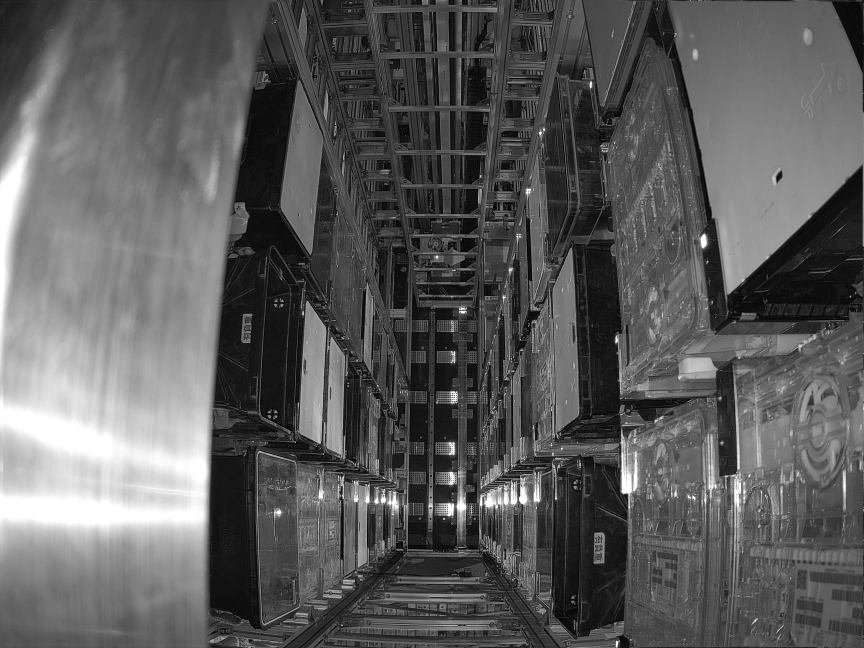
#> input picture 2.jpg, 2592 x 1944 px (shown at 1/3 size)
$ python test2.py
#> lines starting #> are read from the running program, lines starting #| are printed output that depends on the picture; after the words box and inside, x2 and y2 are one past the last pixel; in counts of white or black regions, pixels touching at a corner belong together
import cv2
import numpy as np
import math

def calculate_skew_angle(image_path):
    # 1. 讀取影像
#> called with image_path = '2.jpg'
    img = cv2.imread(image_path)
#> img is the input picture: shape (1944, 2592, 3); min 0, max 255, mean 91.9
    if img is None:
        print("無法讀取圖片")
        return

    # 備份一份用來畫圖
    output_img = img.copy()

    # 2. 前處理 (Preprocessing)
    gray = cv2.cvtColor(img, cv2.COLOR_BGR2GRAY)

    # [重要] 高斯模糊：金屬表面紋理多，模糊可以減少不必要的雜訊邊緣
    # kernel size (5, 5) 可以根據實際雜訊程度調整
    blurred = cv2.GaussianBlur(gray, (5, 5), 0)

    # 3. Canny 邊緣檢測
    # 這裡的閾值 (50, 150) 需要根據現場光線調整
    # 數字越小，偵測到的邊緣越多；數字越大，只留強烈邊緣
    edges = cv2.Canny(blurred, 50, 150, apertureSize=3)
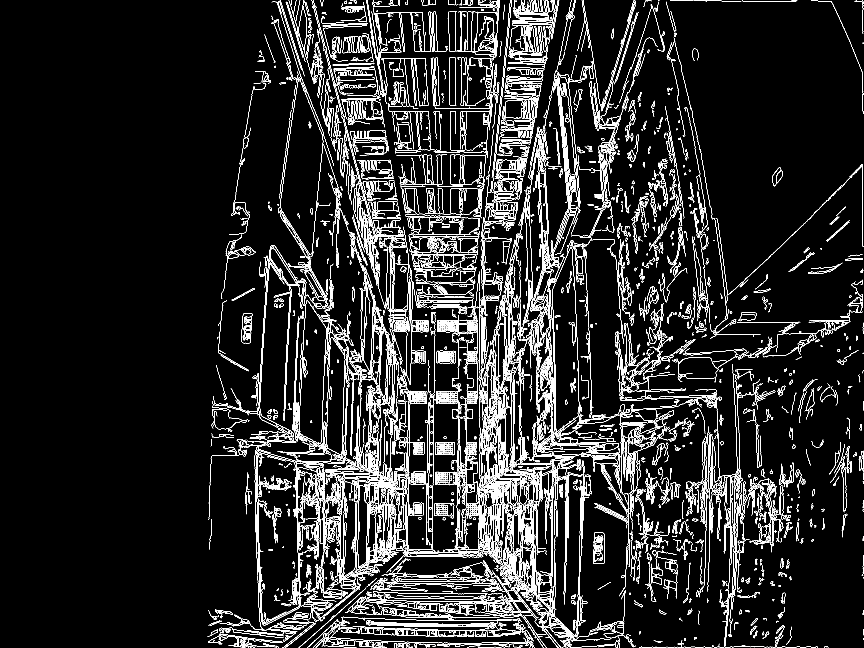
#> edges: shape (1944, 2592) (shown at 1/3 size); 6.5% white in thin lines or dots, all inside (x1, y1, x2, y2) = (623, 0, 2592, 1944)

    # [建議] 設定 ROI (感興趣區域)
    # 為了避免偵測到旁邊的直立貨架，我們只看畫面中間部分
    # 這裡假設 FOUP 大致在畫面中間，您可以根據實際情況調整座標
    height, width = edges.shape
    mask = np.zeros_like(edges)
    # 這裡簡單定義一個矩形 ROI：略過左右兩側各 15% 的區域，略過上下 10%
    roi_x1, roi_x2 = int(width * 0.15), int(width * 0.85)
    roi_y1, roi_y2 = int(height * 0.10), int(height * 0.90)
    mask[roi_y1:roi_y2, roi_x1:roi_x2] = 255

    # 將 ROI 應用到邊緣圖上
    masked_edges = cv2.bitwise_and(edges, mask)
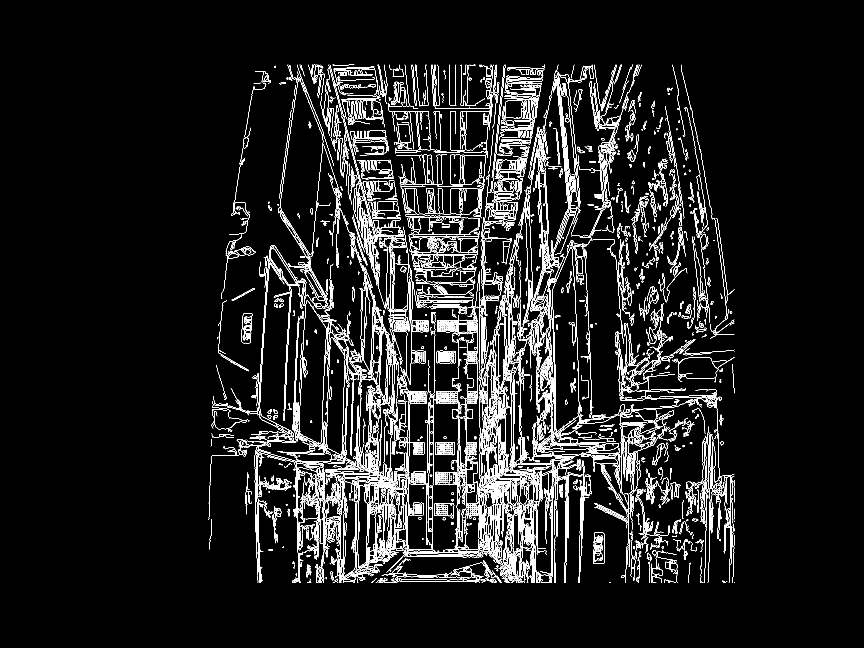
#> masked_edges: shape (1944, 2592) (shown at 1/3 size); 4.9% white in thin lines or dots, all inside (x1, y1, x2, y2) = (626, 194, 2203, 1749)

    # 4. 霍夫變換 (Probabilistic Hough Line Transform)
    # rho: 距離解析度 (1 pixel)
    # theta: 角度解析度 (1度 = np.pi/180)
    # threshold: 只有超過 100 個投票點的線才被認定
    # minLineLength: 線段最小長度 (太短的雜訊不要)
    # maxLineGap: 線段中間允許的斷裂長度
    lines = cv2.HoughLinesP(masked_edges, 1, np.pi / 180, threshold=100,
                            minLineLength=100, maxLineGap=20)
#> lines = 1375 rows, first 6: [1576, 624, 1586, 913], [1296, 854, 1299, 698], [1560, 1594, 1560, 1284], [1612, 1663, 1612, 1529], [1053, 604, 1191, 742], [977, 1359, 989, 1021]

    angles = []

    if lines is not None:
        for line in lines:
            x1, y1, x2, y2 = line[0]

            # 5. 計算角度
            # 使用 arctan2 計算斜率角度
            angle_rad = math.atan2(y2 - y1, x2 - x1)
            angle_deg = math.degrees(angle_rad)

            # 6. 角度過濾 (關鍵步驟)
            # 您的目標是水平放置的 FOUP，所以我們只關心接近 0 度或 180 度的線
            # 這裡設定過濾條件：只保留水平方向 +/- 10 度以內的線
            # 這樣可以濾掉垂直的貨架柱子
            if abs(angle_deg) < 10:
                angles.append(angle_deg)

                # 在圖上畫出這條線 (綠色) - 這是被採納的線
                cv2.line(output_img, (x1, y1), (x2, y2), (0, 255, 0), 2)
            else:
                # 畫出被過濾掉的線 (紅色) - 方便 Debug
                cv2.line(output_img, (x1, y1), (x2, y2), (0, 0, 255), 1)
#> this loop made 1375 passes
#> (x1, y1, x2, y2, angle_rad, angle_deg) on passes 1 to 3: (1576, 624, 1586, 913, 1.54, 88.02), (1296, 854, 1299, 698, -1.55, -88.9), (1560, 1594, 1560, 1284, -1.57, -90)
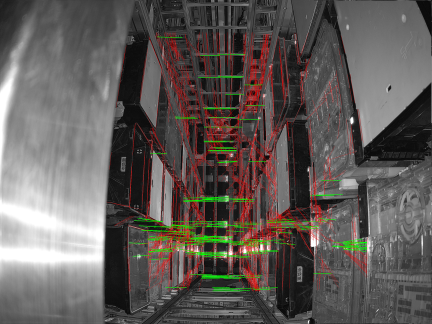
#> output_img: shape (1944, 2592, 3) (shown at 1/6 size); mean B, G, R 88.2, 91.3, 96.9
#> after the loop, angles = 143 values, max 9.96 at index 77, min -9.98 at index 24, mean 0.598

    # 7. 統計結果
    if angles:
        # 取平均值作為最終判定的歪斜角度
        avg_angle = np.mean(angles)
#> avg_angle = 0.598
        print(f"偵測到 {len(angles)} 條水平特徵線")
#| 偵測到 143 條水平特徵線
        print(f"平均歪斜角度: {avg_angle:.2f} 度")
#| 平均歪斜角度: 0.60 度

        # 顯示結果文字
        cv2.putText(output_img, f"Skew: {avg_angle:.2f} deg", (50, 100),
                    cv2.FONT_HERSHEY_SIMPLEX, 2, (0, 255, 0), 3)
    else:
        print("未偵測到足夠的水平線特徵")

    # 顯示圖片 (縮小一點以免螢幕放不下)
    display_img = cv2.resize(output_img, (0, 0), fx=0.5, fy=0.5)
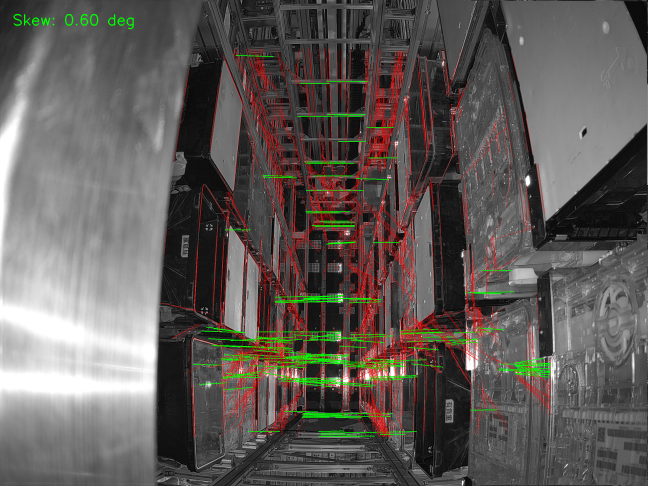
#> display_img: shape (972, 1296, 3) (shown at 1/2 size); mean B, G, R 88.2, 91.6, 97
    cv2.imshow("Result", display_img)
    cv2.imshow("Edges", cv2.resize(masked_edges, (0, 0), fx=0.5, fy=0.5))
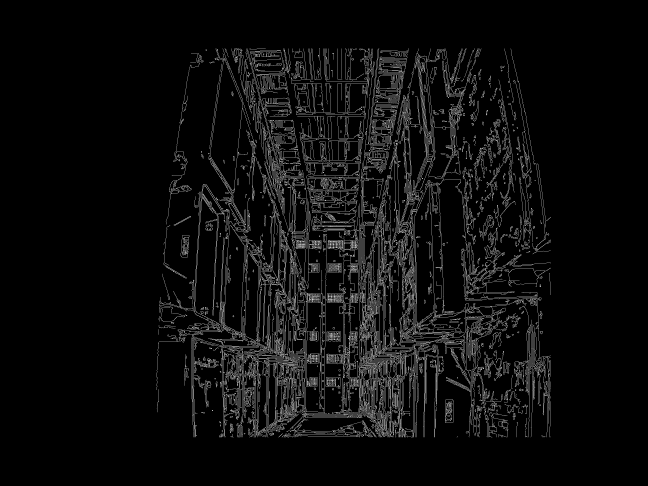
#> window 'Edges': shape (972, 1296) (shown at 1/2 size); min 0, max 255, mean 12.6
    cv2.waitKey(0)
    cv2.destroyAllWindows()

# 替換成您的檔名
calculate_skew_angle("2.jpg")

$ run again, with 1.jpg copied over 2.jpg
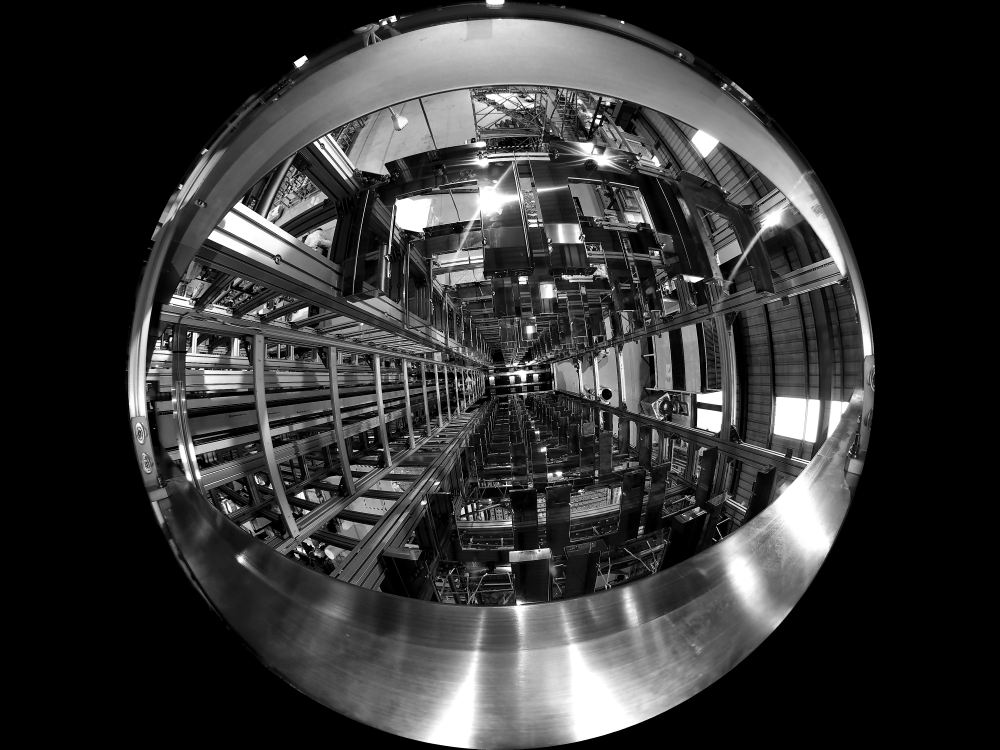
#> input picture 1.jpg, 4000 x 3000 px (shown at 1/4 size)
#> in calculate_skew_angle, img is the input picture: shape (3000, 4000, 3); min 0, max 255, mean 52.6
#> edges: shape (3000, 4000); 4.7% white in thin lines or dots, all inside (x1, y1, x2, y2) = (502, 0, 3500, 3000)
#> masked_edges: shape (3000, 4000); 4.5% white in thin lines or dots, all inside (x1, y1, x2, y2) = (600, 300, 3400, 2700)
#> the loop in calculate_skew_angle, `for line in lines:` made 3724 passes
#> (x1, y1, x2, y2, angle_rad, angle_deg) on passes 1 to 3: (1585, 1643, 1795, 1579, -0.296, -16.95), (880, 1063, 1929, 1465, 0.366, 20.97), (1892, 1455, 2058, 1512, 0.331, 18.95)
#> after the loop in calculate_skew_angle, `for line in lines:`:
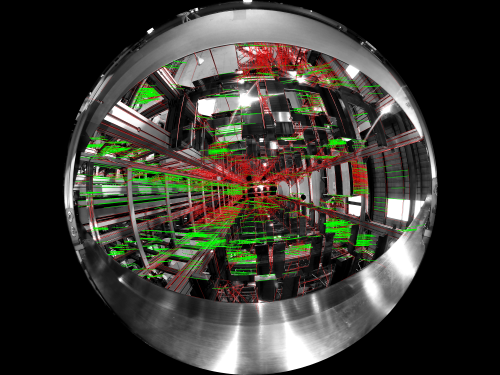
#> output_img: shape (3000, 4000, 3) (shown at 1/8 size); mean B, G, R 47.9, 54.4, 56.1
#> after the loop in calculate_skew_angle, `for line in lines:`: angles = 891 values, max 9.99 at index 414, min -9.99 at index 91, mean -1.37
#> avg_angle = -1.37
#| 偵測到 891 條水平特徵線
#| 平均歪斜角度: -1.37 度
#> in calculate_skew_angle, `cv2.imshow("Edges", cv2.resize(masked_edges, (0, 0), fx=0.5, fy=0.5))`:
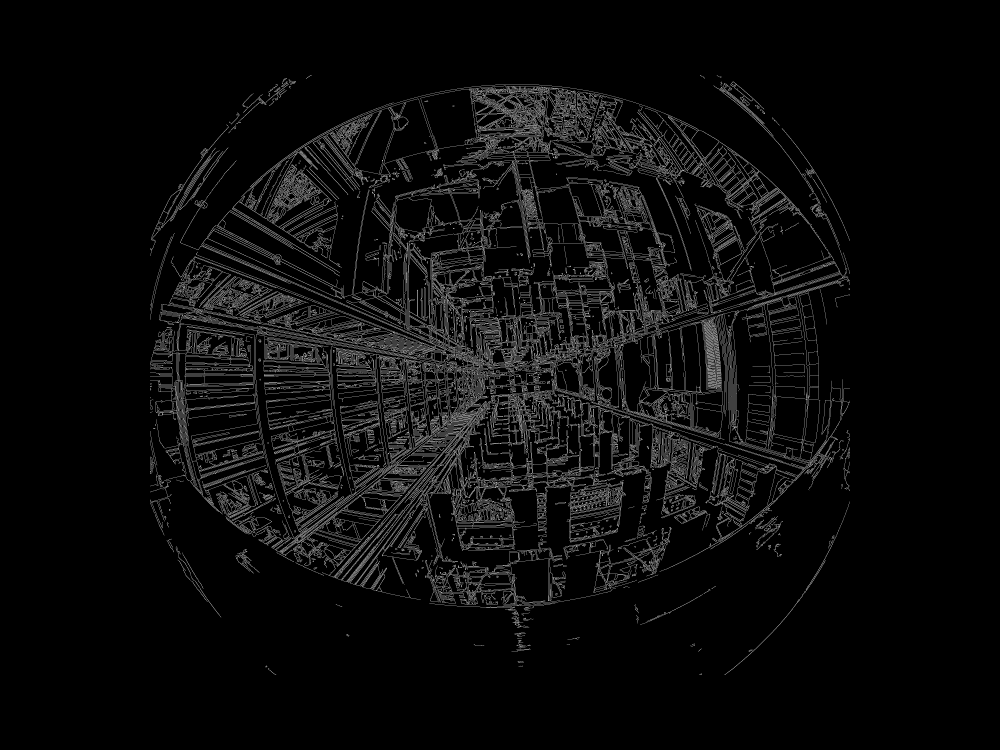
#> window 'Edges': shape (1500, 2000) (shown at 1/2 size); min 0, max 255, mean 11.6

$ run again, with 3.jpg copied over 2.jpg
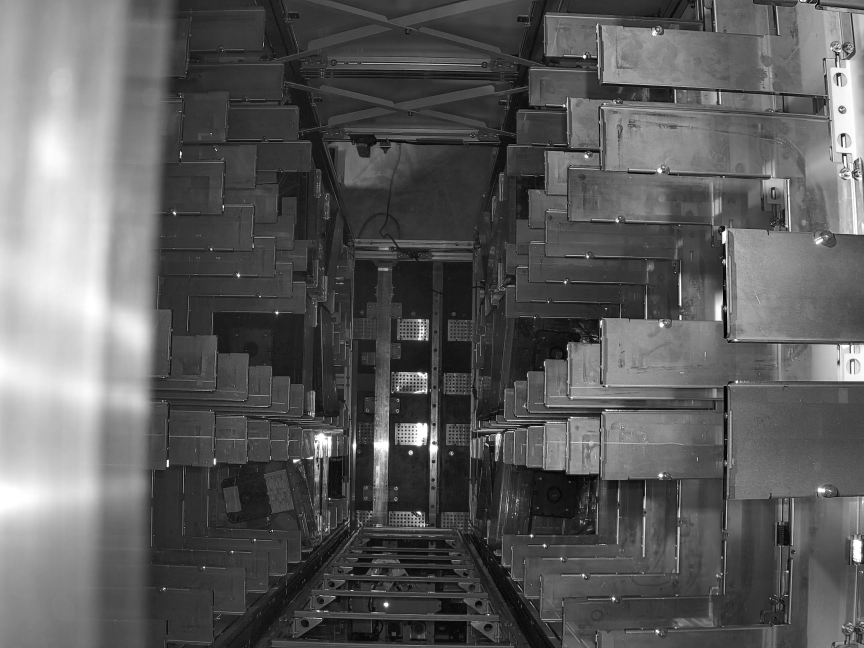
#> input picture 3.jpg, 2592 x 1944 px (shown at 1/3 size)
#> in calculate_skew_angle, img is the input picture: shape (1944, 2592, 3); min 0, max 255, mean 92.4
#> edges: shape (1944, 2592); 3.8% white in thin lines or dots, all inside (x1, y1, x2, y2) = (433, 0, 2592, 1944)
#> masked_edges: shape (1944, 2592); 2.7% white in thin lines or dots, all inside (x1, y1, x2, y2) = (433, 194, 2203, 1749)
#> lines = 347 rows, first 6: [1304, 1745, 1313, 1241], [1984, 1234, 2199, 1234], [1630, 1327, 1981, 1333], [1810, 1193, 2027, 1196], [1052, 1289, 1055, 1091], [1162, 1514, 1164, 1373]
#> the loop in calculate_skew_angle, `for line in lines:` made 347 passes
#> (x1, y1, x2, y2, angle_rad, angle_deg) on passes 1 to 3: (1304, 1745, 1313, 1241, -1.55, -88.98), (1984, 1234, 2199, 1234, 0, 0), (1630, 1327, 1981, 1333, 0.0171, 0.979)
#> after the loop in calculate_skew_angle, `for line in lines:`:
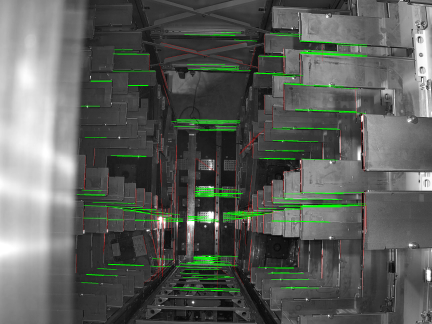
#> output_img: shape (1944, 2592, 3) (shown at 1/6 size); mean B, G, R 90.4, 95.1, 91.5
#> after the loop in calculate_skew_angle, `for line in lines:`: angles = 198 values, max 9.96 at index 63, min -9.92 at index 124, mean 1.22
#> avg_angle = 1.22
#| 偵測到 198 條水平特徵線
#| 平均歪斜角度: 1.22 度
#> in calculate_skew_angle, `cv2.imshow("Edges", cv2.resize(masked_edges, (0, 0), fx=0.5, fy=0.5))`:
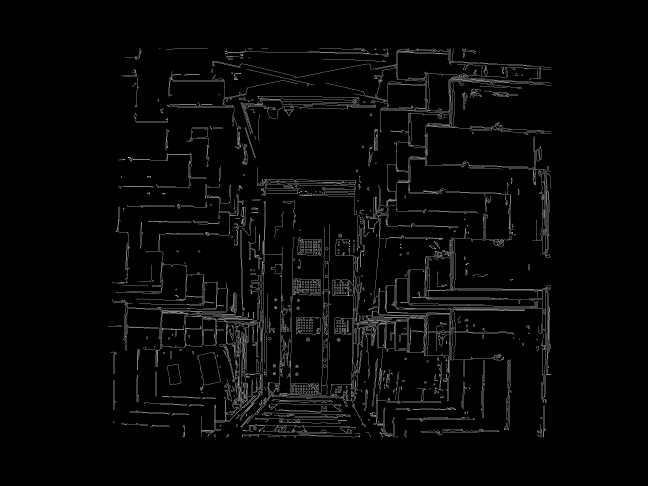
#> window 'Edges': shape (972, 1296) (shown at 1/2 size); min 0, max 255, mean 7
